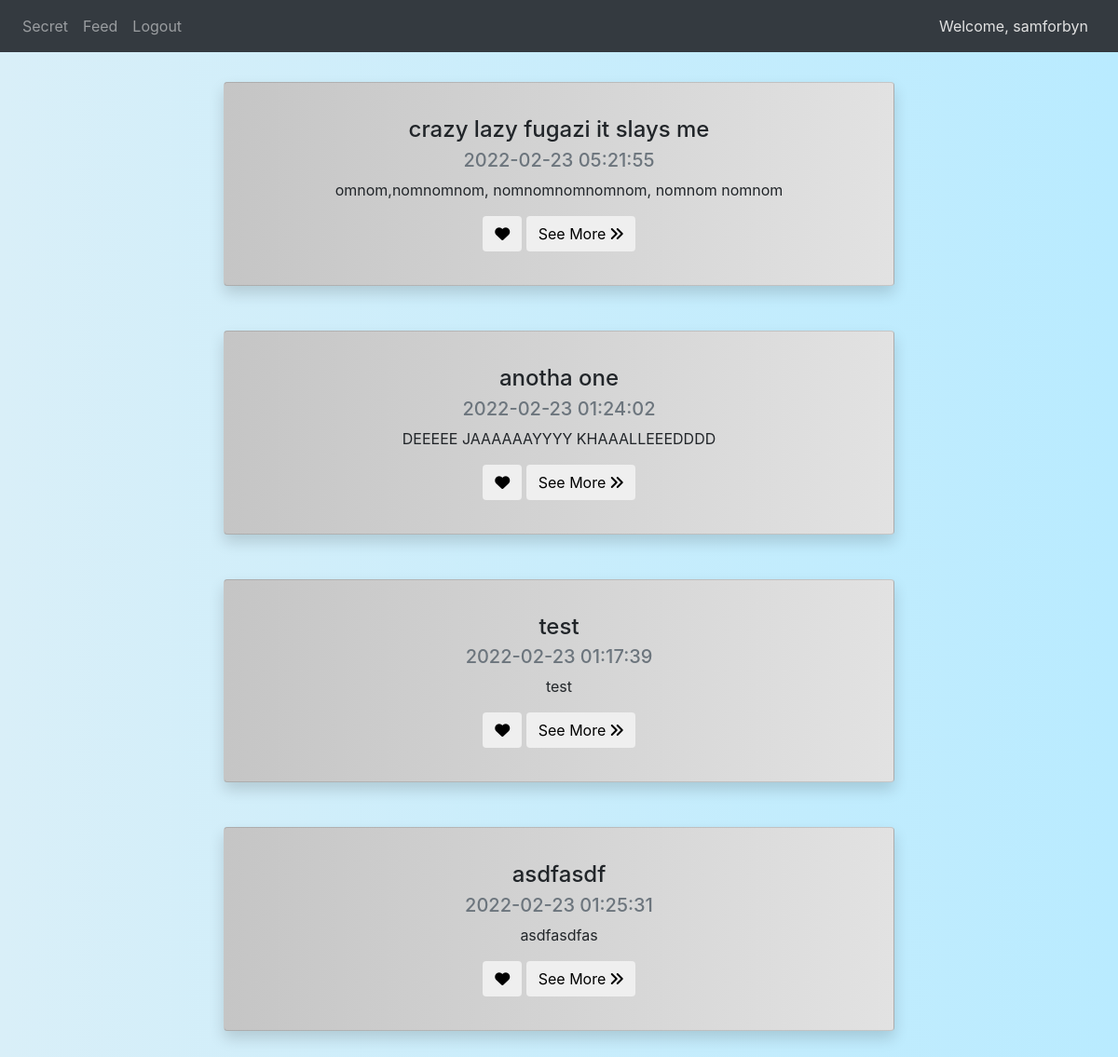
Page /feed (signed in) on the committed database.
### website/models.py (models this page shows, shortened)
class Users(db.Model, UserMixin):
    user_id = db.Column(db.Integer, primary_key=True, autoincrement=True, nullable=False)
    first_name = db.Column(db.String(175), nullable=False)
    last_name = db.Column(db.String(175), nullable=False)
    email = db.Column(db.String(175), unique=True, nullable=False)
    username = db.Column(db.String(175), unique=True, nullable=False)
    password = db.Column(db.String(512), nullable=False)

class Posts(db.Model):
    post_id = db.Column(db.Integer, primary_key=True, autoincrement=True)
    post_title = db.Column(db.String(175))
    post_content = db.Column(db.String(10000))
    post_image = db.Column(db.LargeBinary)
    post_date = db.Column(db.DateTime(timezone=True), server_default = func.now())
    post_author = db.Column(db.Integer, db.ForeignKey('users.user_id'))

### website/views.py (the view, shortened to what this page needs)
@views.route('/feed', methods=['GET', 'POST'])
@login_required
def feed():
    all_posts = db.session.query(Posts).all()
    def shuffle_posts(posts):
        try:
            result = list(posts)
            random.shuffle(result)
            return result
        except:
            return posts
    return render_template('feed.html', user=current_user, all_posts=shuffle_posts(all_posts))

### website/__init__.py (called while the page is built)
def create_app():
    app = Flask(__name__)
    app.config['SECRET_KEY'] = SECRET_KEY
    app.config['SQLALCHEMY_DATABASE_URI'] = f'sqlite:///{DB_NAME}'
    app.config['SQLALCHEMY_TRACK_MODIFICATIONS'] = False
    db.init_app(app)
    from .views import views
    from .auth import auth
    app.register_blueprint(views, url_prefix='/')
    app.register_blueprint(auth, url_prefix='/')
    QRcode(app)
    from .models import Users, Posts, Favorites
    create_database(app)
    login_manager = LoginManager()
    login_manager.login_view = 'auth.login'
    login_manager.init_app(app)
    @login_manager.user_loader
    def load_user(id):
        return Users.query.get(int(id))
    return app

### website/templates/feed.html (shortened to what this page needs)
{% extends 'base.html'%}
{% block style%}
<link rel="stylesheet" href="static/feed_css.css">
{% endblock %}
{% block body%}
    {% for post in all_posts %}
    <div align="center">
        <div class="card shadow p-3 mb-5 bg-white rounded postBG">
            <div class="card-body text-center" align="left">
                <h4 class="card-title">{{ post.post_title }}</h4>
                <h5 class="card-subtitle mb-2 text-muted">{{ post.post_date }}</h5>
                <p class="card-text">{{ post.post_content }}</p>
                <div class="d-flex justify-content-around">
                    <form method="post">
                        <button name="favbtn" value = {{ post.post_id }} class="btn btn-white btn-xs"><i class="fa-solid fa-heart"></i></button>
                        <button name="seeMore" class="btn btn-white btn-xs" value={{ post.post_id }}>See More <i class="fa-solid fa-angles-right"></i></button>
                    </form>
                </div>
            </div>
        </div>
    </div>
    {% endfor %}
{% endblock %}

### website/templates/base.html (shortened to what this page needs)
<!DOCTYPE html>
<html lang="en">
<head>
    <link rel="stylesheet" href="https://stackpath.bootstrapcdn.com/bootstrap/4.1.3/css/bootstrap.min.css">
    <link rel="stylesheet" href="https://cdnjs.cloudflare.com/ajax/libs/font-awesome/6.0.0/css/all.min.css" />
    <link rel="stylesheet" href="static/base_css.css">
    {% block style%}
    {% endblock %}
</head>
<body>
    <nav class = "navbar navbar-expand-lg navbar-dark bg-dark">
        <div class ="collapse navbar-collapse" id="navbar">
            <div class ="navbar-nav">
                {% if user.is_authenticated %}
                <a id = "home" href={{ url_for('views.home') }} class="nav-item nav-link">Secret</a>
                <a id = "home" href={{ url_for('views.feed') }} class="nav-item nav-link">Feed</a>
                <a id = "logout" href={{ url_for('auth.logout') }} class="nav-item nav-link">Logout</a>
                {% else %}
                <a id = "login" href={{ url_for('auth.login') }} class="nav-item nav-link">Login</a>
                <a id = "signUp" href={{ url_for('auth.sign_up') }} class="nav-item nav-link">Sign Up</a>
                {% endif %}
            </div>
        </div>
        {% if user.is_authenticated %}
        <a id="welcome" class="nav-item nav-link ml-auto" href={{ url_for('auth.profile') }}>Welcome, {{ user.username }}</a>
        {% endif %}
    </nav>
    <div class="container">
        {% block body%}
        {%endblock%}
    </div>
</body>
</html>

### website/static/base_css.css (style rules this page uses)
body { background-image: linear-gradient(to right,#d9eff8, #b9ebff); }
#welcome { color: #e2e2e2; }

### website/static/feed_css.css (style rules this page uses)
body { background-image: linear-gradient(to right,#d9eff8, #b9ebff); }
.postBG { background-image: linear-gradient(to left,#e2e2e2, #c5c5c5); margin-top: 2rem; margin-bottom: 1rem; width: 60vw; }
#welcome { color: #e2e2e2; }

### rows in the picture
Users: username "samforbyn"
Posts: post_title "crazy lazy fugazi it slays me", post_date "2022-02-23 05:21:55", post_content "omnom,nomnomnom, nomnomnomnomnom, nomnom nomnom", {{ post.post_id }} 4 (drawn)
Posts: post_title "anotha one", post_date "2022-02-23 01:24:02", post_content "DEEEEE JAAAAAAYYYY KHAAALLEEEDDDD", {{ post.post_id }} 2 (drawn)
Posts: post_title "test", post_date "2022-02-23 01:17:39", post_content "test", {{ post.post_id }} 1 (drawn)
Posts: post_title "asdfasdf", post_date "2022-02-23 01:25:31", post_content "asdfasdfas", {{ post.post_id }} 3 (drawn)
